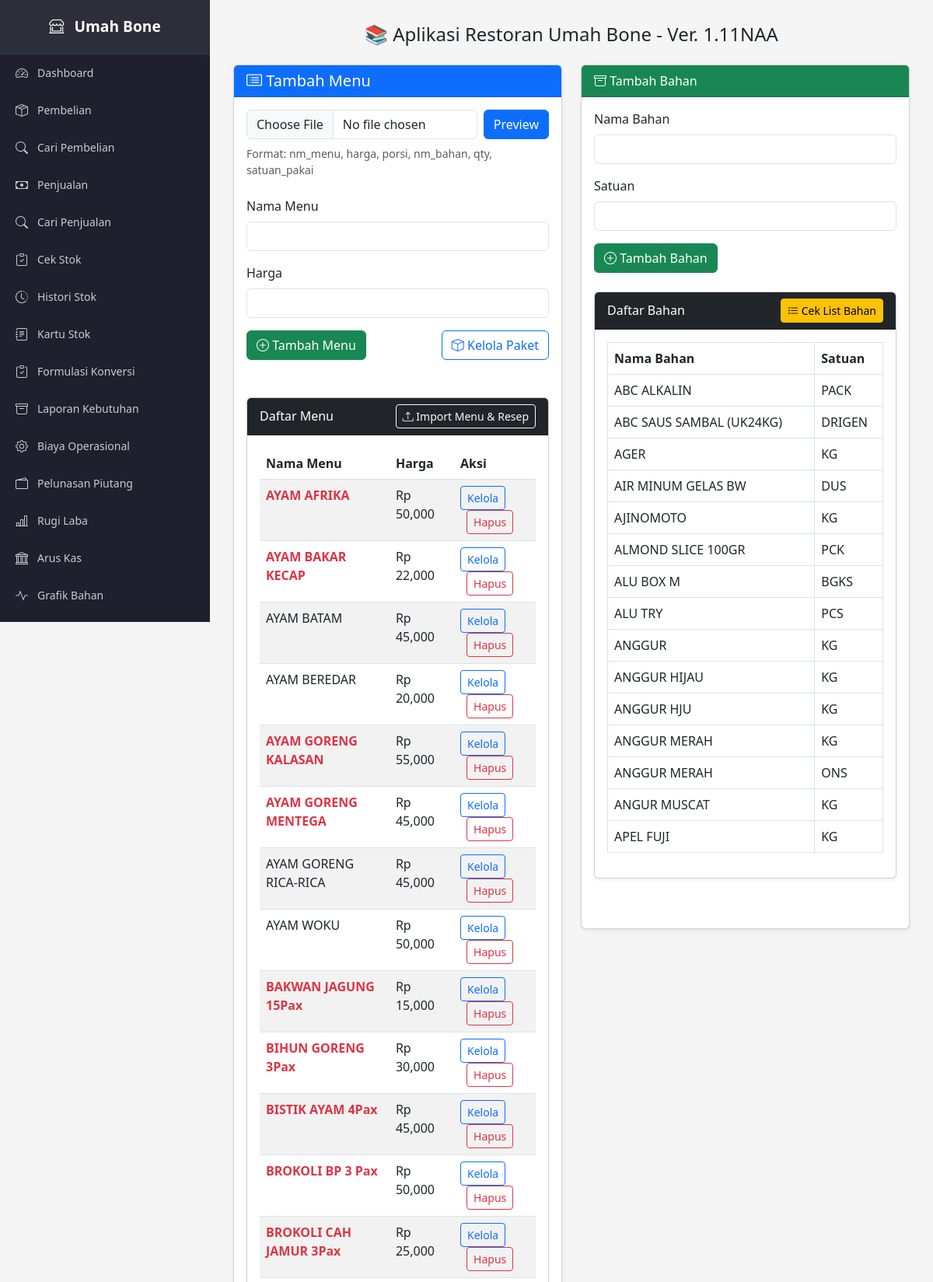
The page / (upper part) on the database its author committed.
### tables this page shows
CREATE TABLE Menu (
    Nm_menu TEXT PRIMARY KEY,
    Harga INTEGER
, porsi INTEGER);

CREATE TABLE Bahan (
    Nm_bahan TEXT,
    Satuan TEXT,
    harga REAL DEFAULT 0,
    PRIMARY KEY (Nm_bahan, Satuan)
);

### app.py (the view)
@app.route('/')
def index():
    daftar_menu = db.ambil_menu()  # [(nm_menu, harga)]
    daftar_bahan = db.ambil_bahan()  # [(nm_bahan, satuan)]
    stok_data = db.ambil_stok_bahan_dan_satuan()  # kamu buat def-nya di bawah
    stok_set = {(bahan.strip().lower(), satuan.strip().lower()) for bahan, satuan in stok_data}
    daftar_menu_dengan_status = []
    for menu in daftar_menu:
        nama_menu = menu[0]
        harga_menu = menu[1]
        resep = db.ambil_resep_per_menu(nama_menu)  # [(nm_bahan, qty, satuan_pakai, konversi, satuan_stok)]
        bahan_hilang = any(
            (r[0].strip().lower(), r[4].strip().lower()) not in stok_set
            for r in resep
        )
        daftar_menu_dengan_status.append((nama_menu, harga_menu, bahan_hilang))
    return render_template('index.html', daftar_menu=daftar_menu_dengan_status, daftar_bahan=daftar_bahan)

### models.py (called while the page is built)
    def ambil_stok_bahan_dan_satuan(self):
        self.cursor.execute("SELECT nm_bahan, satuan FROM Stok")
        return self.cursor.fetchall()

    def ambil_menu(self):
        self.cursor.execute("SELECT * FROM Menu order by nm_menu")
        return self.cursor.fetchall()

    def ambil_bahan(self):
        self.cursor.execute("""
            SELECT * FROM Bahan
            ORDER BY nm_bahan COLLATE NOCASE ASC
            LIMIT 15
        """)
        return self.cursor.fetchall()

    def ambil_resep_per_menu(self, nm_menu):
        self.cursor.execute("""
            SELECT Nm_bahan, Qty, Satuan_pakai, Konversi, Satuan_stok
            FROM Resep
            WHERE Nm_menu = ?
        """, (nm_menu,))
        return self.cursor.fetchall()

### templates/index.html (shortened to what this page needs)
{% extends "base.html" %}
{% block content %}
<h4 class="text-center mb-4">📚 Aplikasi Restoran Umah Bone - Ver. 1.11NAA</h4>
<div class="row">
    <div class="col-md-6">
        <div class="card shadow-sm mb-4">
            <div class="card-header bg-primary text-white d-flex justify-content-between align-items-center">
                <h5 class="mb-0"><i class="bi bi-card-list"></i> Tambah Menu</h5>
            </div>
            <div class="card-body">
                <form action="{{ url_for('preview_import') }}" method="POST" enctype="multipart/form-data" class="mb-4">
                    <div class="d-flex gap-2">
                        <input type="file" name="file" class="form-control" accept=".csv" required>
                        <button type="submit" class="btn btn-primary">Preview</button>
                    </div>
                    <small class="text-muted d-block mt-2">Format: nm_menu, harga, porsi, nm_bahan, qty, satuan_pakai</small>
                </form>
                <form action="{{ url_for('tambah_menu') }}" method="POST">
                    <div class="mb-3">
                        <label class="form-label">Nama Menu</label>
                        <input type="text" name="nama" class="form-control" required>
                    </div>
                    <div class="mb-3">
                        <label class="form-label">Harga</label>
                        <input type="number" name="harga" class="form-control" required>
                    </div>
                    <div class="d-flex justify-content-between align-items-end">
                        <button type="submit" class="btn btn-success"><i class="bi bi-plus-circle"></i> Tambah Menu</button>
                        <a href="{{ url_for('kelola_paket') }}" class="btn btn-outline-primary"><i class="bi bi-box"></i> Kelola Paket</a>
                    </div>
                </form>
                <div class="card shadow-sm mt-5">
                    <div class="card-header bg-dark text-white d-flex justify-content-between align-items-center">
                        <span>Daftar Menu</span>
                        <button type="button" class="btn btn-outline-light btn-sm" data-bs-toggle="modal" data-bs-target="#importModal">
                            <i class="bi bi-upload"></i> Import Menu & Resep
                        </button>
                    </div>
                    <div class="card-body">
                        {% if daftar_menu %}
                        <table class="table table-striped">
                            <thead><tr><th>Nama Menu</th><th>Harga</th><th>Aksi</th></tr></thead>
                            <tbody>
                                {% for menu in daftar_menu %}
                                <tr>
                                    <td class="{% if menu[2] %}text-danger fw-bold{% endif %}" title="{% if menu[2] %}Ada bahan tidak tersedia{% endif %}">{{ menu[0] }}</td>
                                    <td>Rp {{ "{:,}".format(menu[1]) }}</td>
                                    <td>
                                        <a href="{{ url_for('kelola_resep', nama_menu=menu[0]) }}" class="btn btn-sm btn-outline-primary">Kelola</a>
                                        <a href="{{ url_for('hapus_menu', nama_menu=menu[0]) }}" class="btn btn-sm btn-outline-danger ms-2" onclick="return confirm('Yakin hapus?')">Hapus</a>
                                    </td>
                                </tr>
                                {% endfor %}
                            </tbody>
                        </table>
                        {% else %}
                        <p class="text-muted">Belum ada menu.</p>
                        {% endif %}
                    </div>
                </div>
            </div>
        </div>
    </div>
    <div class="col-md-6">
        <div class="card shadow-sm mb-4">
            <div class="card-header bg-success text-white"><i class="bi bi-archive"></i> Tambah Bahan</div>
            <div class="card-body">
                <form action="{{ url_for('tambah_bahan') }}" method="POST">
                    <div class="mb-3">
                        <label class="form-label">Nama Bahan</label>
                        <input type="text" name="nama" class="form-control" required>
                    </div>
                    <div class="mb-3">
                        <label class="form-label">Satuan</label>
                        <input type="text" name="satuan" class="form-control" required>
                    </div>
                    <button type="submit" class="btn btn-success"><i class="bi bi-plus-circle"></i> Tambah Bahan</button>
                </form>
                <div class="card shadow-sm mt-4 mb-5">
                    <div class="card-header bg-dark text-white d-flex justify-content-between align-items-center">
                        <span>Daftar Bahan</span>
                        <a href="{{ url_for('cek_list_bahan') }}" class="btn btn-sm btn-warning">
                            <i class="bi bi-list-check"></i> Cek List Bahan
                        </a>
                    </div>
                    <div class="card-body">
                        {% if daftar_bahan %}
                        <table class="table table-bordered">
                            <thead><tr><th>Nama Bahan</th><th>Satuan</th></tr></thead>
                            <tbody>
                                {% for bahan in daftar_bahan %}
                                <tr><td>{{ bahan[0] }}</td><td>{{ bahan[1] }}</td></tr>
                                {% endfor %}
                            </tbody>
                        </table>
                        {% else %}
                        <p class="text-muted">Belum ada bahan.</p>
                        {% endif %}
                    </div>
                </div>
            </div>
        </div>
    </div>
</div>
{% endblock %}

### templates/base.html (style rules this page uses)
body { margin: 0; padding: 0; display: flex; font-family: 'Segoe UI', sans-serif; background-color: #f5f5f5; }

### rows shown on the page
Menu: Nm_menu "AYAM AFRIKA", Harga "50,000"
Menu: Nm_menu "AYAM BAKAR KECAP", Harga "22,000"
Menu: Nm_menu "AYAM BATAM", Harga "45,000"
Menu: Nm_menu "AYAM BEREDAR", Harga "20,000"
Menu: Nm_menu "AYAM GORENG KALASAN", Harga "55,000"
Menu: Nm_menu "AYAM GORENG MENTEGA", Harga "45,000"
Menu: Nm_menu "AYAM GORENG RICA-RICA", Harga "45,000"
Menu: Nm_menu "AYAM WOKU", Harga "50,000"
Menu: Nm_menu "BAKWAN JAGUNG 15Pax", Harga "15,000"
Menu: Nm_menu "BIHUN GORENG 3Pax", Harga "30,000"
Menu: Nm_menu "BISTIK AYAM 4Pax", Harga "45,000"
Menu: Nm_menu "BROKOLI BP 3 Pax", Harga "50,000"
Menu: Nm_menu "BROKOLI CAH JAMUR 3Pax", Harga "25,000"
Bahan: Nm_bahan "ABC ALKALIN", Satuan "PACK"
Bahan: Nm_bahan "ABC SAUS SAMBAL (UK24KG)", Satuan "DRIGEN"
Bahan: Nm_bahan "AGER", Satuan "KG"
Bahan: Nm_bahan "AIR MINUM GELAS BW", Satuan "DUS"
Bahan: Nm_bahan "AJINOMOTO", Satuan "KG"
Bahan: Nm_bahan "ALMOND SLICE 100GR", Satuan "PCK"
Bahan: Nm_bahan "ALU BOX M", Satuan "BGKS"
Bahan: Nm_bahan "ALU TRY", Satuan "PCS"
Bahan: Nm_bahan "ANGGUR", Satuan "KG"
Bahan: Nm_bahan "ANGGUR HIJAU", Satuan "KG"
Bahan: Nm_bahan "ANGGUR HJU", Satuan "KG"
Bahan: Nm_bahan "ANGGUR MERAH", Satuan "KG"
Bahan: Nm_bahan "ANGGUR MERAH", Satuan "ONS"
Bahan: Nm_bahan "ANGUR MUSCAT", Satuan "KG"
Bahan: Nm_bahan "APEL FUJI", Satuan "KG"
